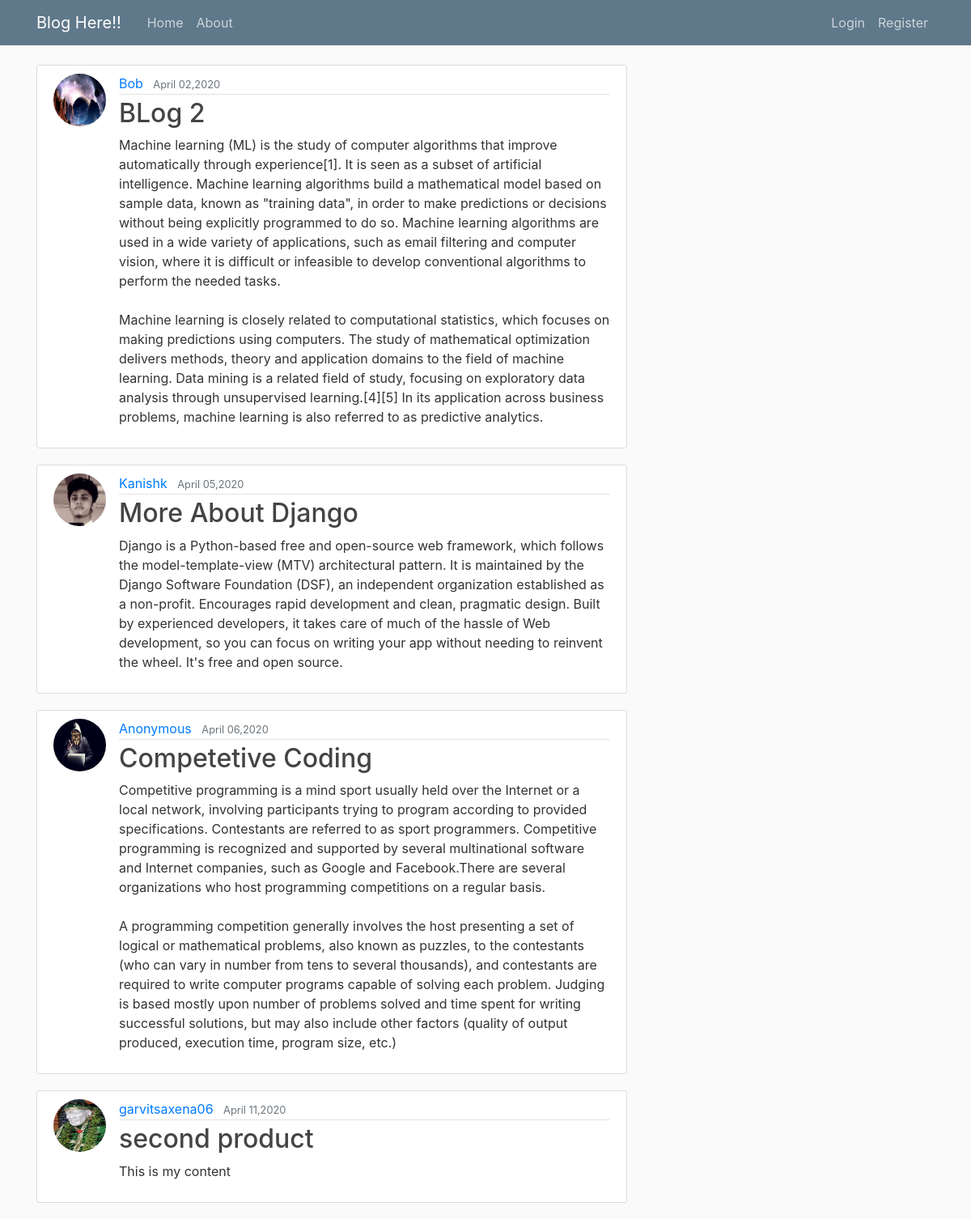
The page / on the database its author committed.
### Blogapp/models.py (models this page shows, shortened)
class Post(models.Model):
    title=models.CharField(max_length=100)
    content=models.TextField()
    date_posted=models.DateTimeField(default=timezone.now)
    author=models.ForeignKey(User,on_delete=models.CASCADE)

### user/models.py (models this page shows, shortened)
class Profile(models.Model):
    user=models.OneToOneField(User, on_delete=models.CASCADE)
    image=models.ImageField(default='default.jpg',upload_to='profile_pics')

### Blogapp/views.py (the view)
# urls.py: path('',PostListView.as_view(),name="nblog"),
class PostListView(ListView):
    model=Post
    template_name ='index.html'#<app>/<model>_<viewtype>.html
    context_object_name ='posts'
    odering =['-date_posted']

### Blogapp/templates/index.html
{% extends 'base.html' %}
{% block content %}
{% for post in posts %}
<article class="media content-section">
  <img class="rounded-circle article-img" src="{{ post.author.profile.image.url }}">
  <div class="media-body">
    <div class="article-metadata">
      <a class="mr-2" href="#">{{ post.author }}</a>
      <small class="text-muted">{{ post.date_posted|date:"F d,Y" }}</small>
    </div>
    <h2><a class="article-title" href="{% url 'ndetail' post.id %}">{{ post.title }}</a></h2>
    <p class="article-content">{{ post.content }}</p>
  </div>
</article>
{% endfor %}
{% endblock %}

### Blogapp/templates/base.html (shortened to what this page needs)
{% load static %}
<!DOCTYPE html>
<html lang="en">
<head>
    <link rel="stylesheet" href="https://stackpath.bootstrapcdn.com/bootstrap/4.4.1/css/bootstrap.min.css">
    <link rel="stylesheet" type="text/css" href="{% static 'Blog/main.css' %}">
</head>
<body>
<header class="site-header">
  <nav class="navbar navbar-expand-md navbar-dark bg-steel fixed-top">
    <div class="container">
      <a class="navbar-brand mr-4" href="/">Blog Here!!</a>
      <div class="collapse navbar-collapse" id="navbarToggle">
        <div class="navbar-nav mr-auto">
          <a class="nav-item nav-link" href="{% url 'nblog'%}">Home</a>
          <a class="nav-item nav-link" href="{% url 'nabout' %}">About</a>
        </div>
        <div class="navbar-nav">
            {%  if user.is_authenticated %}
            <a class="nav-item nav-link" href="{% url 'nlogout' %}">Logout</a>
            <a class="nav-item nav-link" href="{% url 'nprofile' %}">Profile</a>
            <a class="nav-item nav-link" href="{% url 'ncreate' %}">NewPost</a>
            {% else %}
          <a class="nav-item nav-link" href="{% url 'nlogin' %}">Login</a>
          <a class="nav-item nav-link" href="{% url 'nregister' %}">Register</a>
            {% endif %}
        </div>
      </div>
    </div>
  </nav>
</header>
<main role="main" class="container">
  <div class="row">
    <div class="col-md-8">
      {% block content %}{% endblock %}
    </div>
  </div>
</main>
</body>
</html>

### Blogapp/static/Blog/main.css (style rules this page uses)
body { background: #fafafa; color: #333333; margin-top: 5rem; }
h1, h2, h3, h4, h5, h6 { color: #444444; }
.bg-steel { background-color: #5f788a; }
.site-header .navbar-nav .nav-link { color: #cbd5db; }
.content-section { background: #ffffff; padding: 10px 20px; border: 1px solid #dddddd; border-radius: 3px; margin-bottom: 20px; }
.article-title { color: #444444; }
.article-content { white-space: pre-line; }
.article-img { height: 65px; width: 65px; margin-right: 16px; }
.article-metadata { padding-bottom: 1px; margin-bottom: 4px; border-bottom: 1px solid #e3e3e3 }

### rows shown on the page
Post: author.profile.image (picture), author "Bob", date_posted "April 02,2020", title "BLog 2", content "Machine learning (ML) is the study of computer algorithms that improve automatically through experience[1]. It is seen as a subset of artificial intelligence. Machine learning algorithms build a mathematical model based on sample data, known as \"training data\", in order to make predictions or decisions without being explicitly programmed to do so. Machine learning algorithms are used in a wide variety of applications, such as email filtering and computer vision, where it is difficult or infeasible to develop conventional algorithms to perform the needed tasks. Machine learning is closely related to computational statistics, which focuses on making predictions using computers. The study of…"
Post: author.profile.image (picture), author "Kanishk", date_posted "April 05,2020", title "More About Django", content "Django is a Python-based free and open-source web framework, which follows the model-template-view (MTV) architectural pattern. It is maintained by the Django Software Foundation (DSF), an independent organization established as a non-profit. Encourages rapid development and clean, pragmatic design. Built by experienced developers, it takes care of much of the hassle of Web development, so you can focus on writing your app without needing to reinvent the wheel. It's free and open source."
Post: author.profile.image (picture), author "Anonymous", date_posted "April 06,2020", title "Competetive Coding", content "Competitive programming is a mind sport usually held over the Internet or a local network, involving participants trying to program according to provided specifications. Contestants are referred to as sport programmers. Competitive programming is recognized and supported by several multinational software and Internet companies, such as Google and Facebook.There are several organizations who host programming competitions on a regular basis. A programming competition generally involves the host presenting a set of logical or mathematical problems, also known as puzzles, to the contestants (who can vary in number from tens to several thousands), and contestants are required to write computer…"
Post: author.profile.image (placeholder picture), author "garvitsaxena06", date_posted "April 11,2020", title "second product", content "This is my content"
